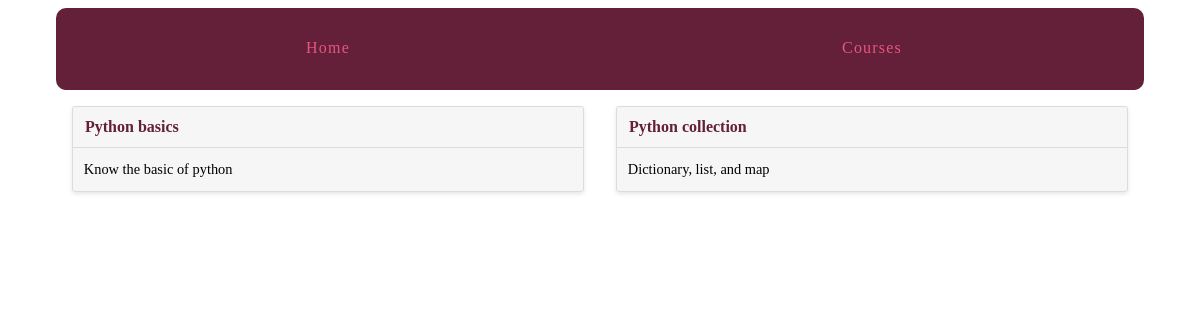
The app's page /courses/, older data.
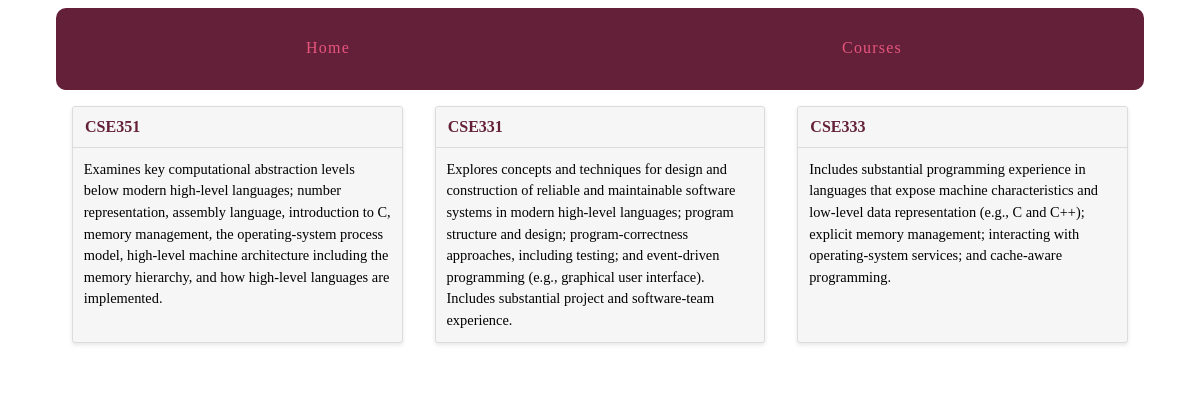
The same page, newer data.
### courses/models.py (models this page shows, shortened)
class Course(models.Model):
    created_at = models.DateTimeField(auto_now_add=True)
    title = models.CharField(max_length=255)
    description = models.TextField()

### courses/views.py (the view)
def course_list(request):
    courses = Course.objects.all()
    return render(request, 'courses/course_list.html', {'courses': courses})

### courses/templates/courses/course_list.html (shortened to what this page needs)
{% extends "layout.html" %}
{% block content %}
<div class="cards">
    {% for course in courses %}
    <div class="card">
        <header><a href="{% url 'courses:detail' pk=course.pk %}">{{ course.title }}</a></header>
        <div class="card-copy">
            {{ course.description }}
        </div>
    </div>
    {% endfor %}
</div>
{% endblock %}

### templates/layout.html (shortened to what this page needs)
{% load static from staticfiles %}
<!doctype html>
<html>
    <head>
        <link rel="stylesheet" href="{% static 'css/layout.css' %}">
    </head>
    <body>
        <div class="site-container">
            <nav>
                <a href="{% url 'views.hello_world' %}">Home</a>
                <a href="{% url 'courses:list' %}">Courses</a>
            </nav>
            {% block content %}{% endblock %}
        </div>
    </body>
</html>

### assets/css/layout.css (style rules this page uses)
html { box-sizing: border-box; }
*, *::after, *::before { box-sizing: inherit; }
.site-container { max-width: 68em; margin-left: auto; margin-right: auto; }
.site-container::after { clear: both; content: ""; display: table; }
.site-container nav { width: 100%; display: table; width: 100%; table-layout: fixed; border-bottom-left-radius: 10px; border-bottom-right-radius: 10px; border-top-left-radius: 10px; border-top-right-radius: 10px; border-bottom-left-radius: 10px; border-top-left-radius: 10px; border-bottom-right-radius: 10px; border-top-right-radius: 10px; background-color: #642039; margin-bottom: 1em; overflow: hidden; }
.site-container nav a { display: table-cell; width: 8.33333%; padding: 10px; border-bottom: 2px solid #642039; color: #e6557e; letter-spacing: 0.075em; line-height: 60px; text-align: center; text-decoration: none; }
.cards { display: -webkit-box; display: -moz-box; display: box; display: -webkit-flex; display: -moz-flex; display: -ms-flexbox; display: flex; -webkit-box-lines: multiple; -moz-box-lines: multiple; box-lines: multiple; -webkit-flex-wrap: wrap; -moz-flex-wrap: wrap; -ms-flex-wrap: wrap; flex-wrap: wrap; -webkit-box-pack: justify; -moz-box-pack: justify; box-pack: justify; -webkit-justify-content: space-between; -moz-justify-content: space-between; -ms-justify-content: space-between; -o-justify-content: space-between; justify-content: space-between; -ms-flex-pack: justify; }
.card { -webkit-flex-basis: 15em; -moz-flex-basis: 15em; flex-basis: 15em; -ms-flex-preferred-size: 15em; -webkit-flex-grow: 1; -moz-flex-grow: 1; flex-grow: 1; -ms-flex-positive: 1; -webkit-transition: all 0.2s ease-in-out; -moz-transition: all 0.2s ease-in-out; transition: all 0.2s ease-in-out; background-color: #f6f6f6; border-radius: 3px; border: 1px solid gainsboro; box-shadow: 0 2px 4px #e6e6e6; margin: 0 1em 1.5em 1em; position: relative; }
.card header { -webkit-transition: all 0.2s ease-in-out; -moz-transition: all 0.2s ease-in-out; transition: all 0.2s ease-in-out; background-color: #f6f6f6; border-bottom: 1px solid gainsboro; border-radius: 3px 3px 0 0; font-weight: bold; line-height: 1.5em; padding: 0.5em 0.75em; }
.card header a { color: #642039; text-decoration: none; }
.card .card-copy { font-size: 0.9em; line-height: 1.5em; padding: 0.75em 0.75em; }

Row changes from the older to the newer data that the page shows:
removed Course: title "Python basics", description "Know the basic of python"
removed Course: title "Python collection", description "Dictionary, list, and map"
added Course: title "CSE351", description "Examines key computational abstraction levels below modern high-level languages; number representation, assembly language, introduction to C, memory management, the operating-system process model, high-level machine architecture including the memory hierarchy, and how high-level languages are implemented."
added Course: title "CSE331", description "Explores concepts and techniques for design and construction of reliable and maintainable software systems in modern high-level languages; program structure and design; program-correctness approaches, including testing; and event-driven programming (e.g., graphical user interface). Includes substantial project and software-team experience."
added Course: title "CSE333", description "Includes substantial programming experience in languages that expose machine characteristics and low-level data representation (e.g., C and C++); explicit memory management; interacting with operating-system services; and cache-aware programming."
